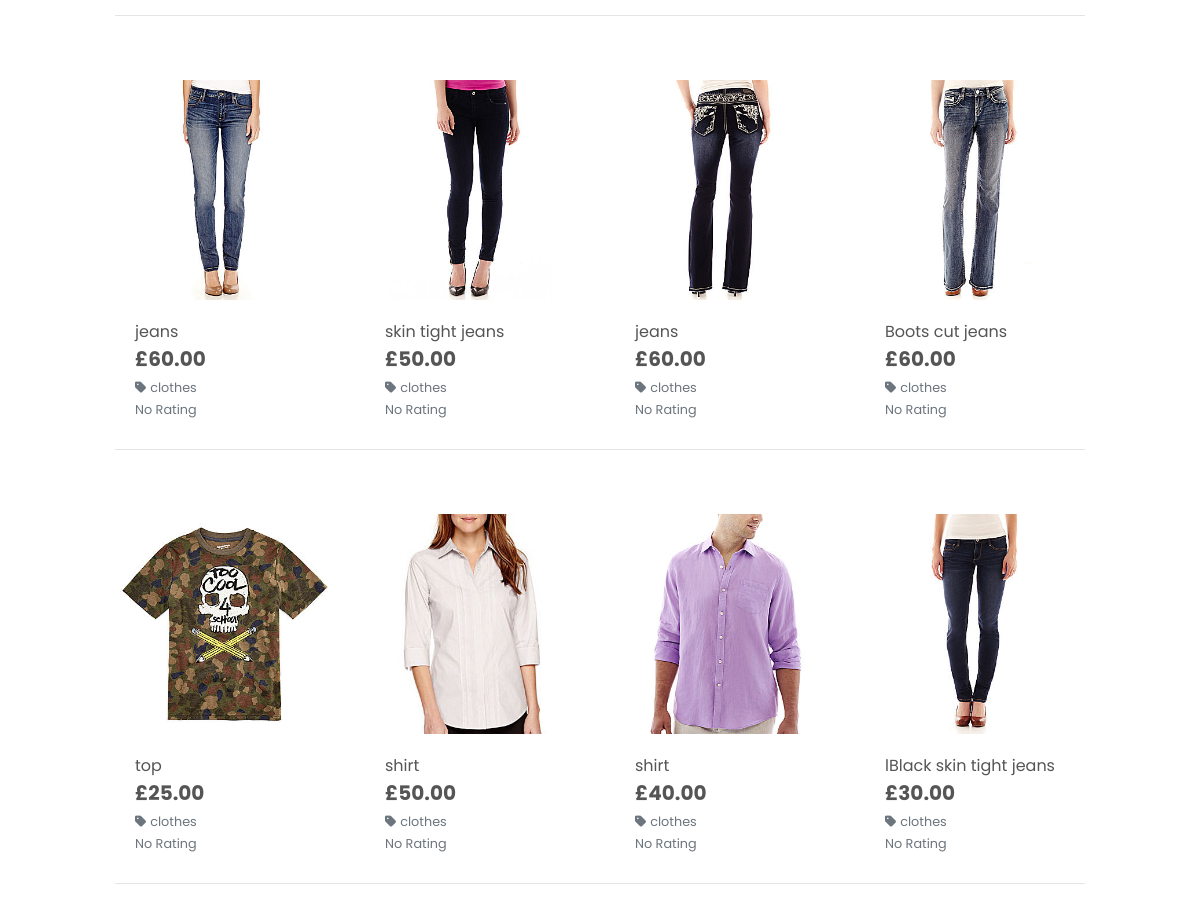
Before: /products/?category=clothes (middle part) with the older database file.
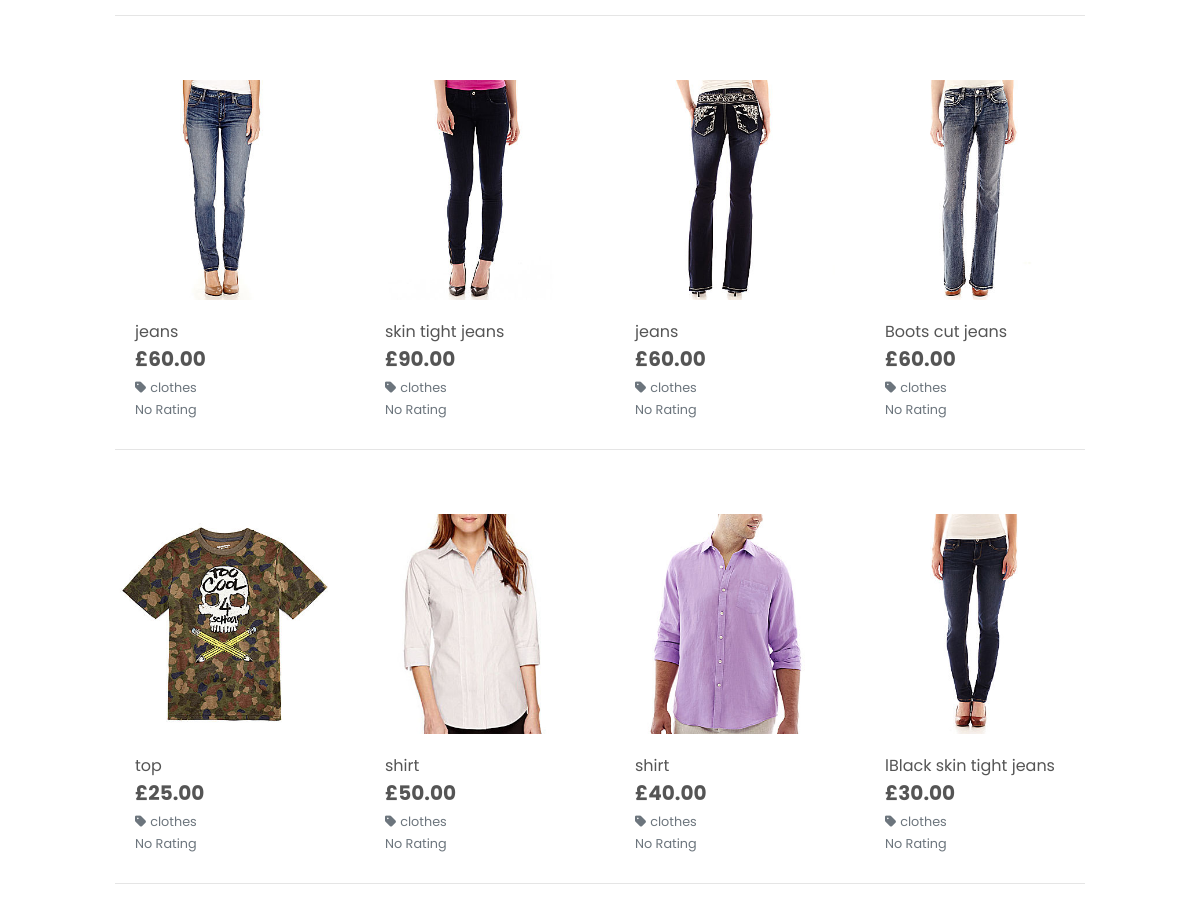
After: the same page with the newer database file.
### products/models.py (models this page shows, shortened)
class Product(models.Model):
    price = models.DecimalField(
        max_digits=6,
        decimal_places=2)
    discount_price = models.DecimalField(
        max_digits=6,
        decimal_places=2)
    sku = models.CharField(
        max_length=254)
    name = models.CharField(
        max_length=254)
    product_description = models.TextField()
    sizes = models.BooleanField(
        default=False,
        null=True,
        blank=True)
    category = models.CharField(max_length=20)
    gender = models.CharField(max_length=10)
    product_type = models.CharField(max_length=20)
    name = models.CharField(max_length=254)
    gender = models.ForeignKey(
        'Gender',
        null=True,
        blank=True,
        on_delete=models.SET_NULL)
    category = models.ForeignKey(
        'Category',
        null=True,
        blank=True,
        on_delete=models.SET_NULL)
    sub_category = models.ForeignKey(
        'SubCategory',
        null=True,
        blank=True,
        on_delete=models.SET_NULL)
    product_type = models.ForeignKey(
        'ProductType',
        null=True,
        blank=True,
        on_delete=models.SET_NULL)
    image = models.ImageField(
        blank=True,
        null=True)

class Category(models.Model):
    class Meta:
        verbose_name_plural = 'Categories'
    name = models.CharField(max_length=255)
    display_name = models.CharField(max_length=255, null=True, blank=True)

### products/views.py (the view, shortened to what this page needs)
# urls.py: path('', views.all_products, name='products'),
def all_products(request):
    products = Product.objects.all()
    query = None
    categories = None
    sort = None
    direction = None
    if request.GET:
        if 'category' in request.GET:
            categories = request.GET['category'].split(',')
            products = products.filter(category__name__in=categories)
            categories = Category.objects.filter(name__in=categories)
    current_sorting = f'{sort}_{direction}'
    context = {
        'products': products,
        'search_term': query,
        'current_categories': categories,
        'current_sorting': current_sorting,
    }
    return render(request, 'products/products.html', context)

### bag/contexts.py (called while the page is built, shortened)
def bag_contents(request):
    bag_items = []
    total = 0
    product_count = 0
    bag = request.session.get('bag', {})
    if total < settings.FREE_DELIVERY_THRESHOLD:
        delivery = total * Decimal(settings.STANDARD_DELIVERY_PERCENTAGE / 100)
        free_delivery_delta = settings.FREE_DELIVERY_THRESHOLD - total
    else:
        delivery = 0
        free_delivery_delta = 0
    grand_total = delivery + total
    context = {
        'bag_items': bag_items,
        'total': total,
        'product_count': product_count,
        'delivery': delivery,
        'free_delivery_delta': free_delivery_delta,
        'free_delivery_threshold': settings.FREE_DELIVERY_THRESHOLD,
        'grand_total': grand_total,
    }
    return context

### products/templates/products/products.html (shortened to what this page needs)
{% extends "base.html" %}
{% load static %}
{% block content %}
    <div class="overlay"></div>
    <div class="container-fluid">
        <div class="row">
            <div class="product-container col-10 offset-1">
                <div class="row">
                    {% for product in products %}
                        <div class="col-sm-6 col-md-6 col-lg-4 col-xl-3">
                            <div class="card h-100 border-0">
                                {% if product.image %}
                                <a href="{% url 'product_detail' product.id %}">
                                    <img class="card-img-top img-fluid" src="{{ product.image.url }}" alt="{{ product.name }}">
                                </a>
                                {% else %}
                                <a href="{% url 'product_detail' product.id %}">
                                    <img class="card-img-top img-fluid" src="{{ MEDIA_URL }}noimage.png" alt="{{ product.name }}">
                                </a>
                                {% endif %}
                                <div class="card-body pb-0">
                                    <p class="mb-0">{{ product.name }}</p>
                                </div>
                                <div class="card-footer bg-white pt-0 border-0 text-left">
                                    <div class="row">
                                        <div class="col">
                                            <p class="lead mb-0 text-left font-weight-bold">£{{ product.price }}</p>
                                            {% if product.category %}
                                            <p class="small mt-1 mb-0">
                                                <a class="text-muted" href="{% url 'products' %}?category={{ product.category.name }}">
                                                    <i class="fas fa-tag mr-1"></i>{{ product.category.display_name }}
                                                </a>
                                            </p>
                                            {% endif %}
                                            {% if product.rating %}
                                                <small class="text-muted"><i class="fas fa-star mr-1"></i>{{ product.rating }} / 5</small>
                                            {% else %}
                                                <small class="text-muted">No Rating</small>
                                            {% endif %}
                                        </div>
                                    </div>
                                </div>
                            </div>
                        </div>
                        {% if forloop.counter|divisibleby:4 %}
                            <div class="col-12 d-none d-xl-block mb-5">
                                <hr>
                            </div>
                        {% endif %}
                    {% endfor %}
                </div>
            </div>
        </div>
    </div>
{% endblock %}

Changed rows visible on the page:
changed Product "skin tight jeans": price "50.00" → "90.00"
